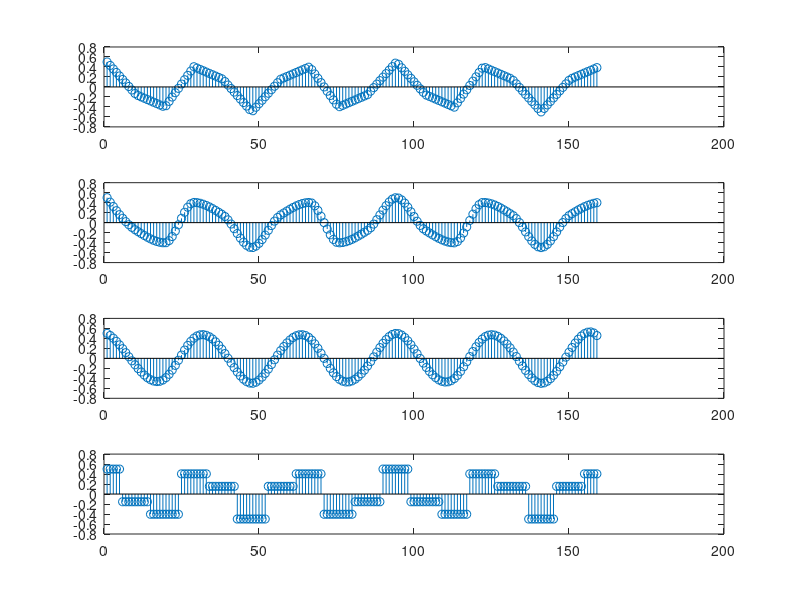

Reproduce this figure in MATLAB.
%assign 4 - different interpolation techniques

Fs=1e5;
f=3e3;
n=0:1:ceil(5*Fs/f);
A=0.5;
Xs = A.*cos(2*pi*f*n*(1/Fs));
Fs1=1e4;
n1=0:1:ceil(5*Fs1/f);
Xs1 = A.*cos(2*pi*f*n1*(1/Fs1));

b1 = 1:length(n1);   % 1:length(x2) --> Fs = 1e4
b2 = 1:length(n1)/length(n):length(n1);  % 1:length(x1) --> Fs = 1e5

y1 = interp1(b1,Xs1,b2);
subplot(4,1,1);
stem(y1);

y2 = interp1(b1,Xs1,b2,"pchip");
subplot(4,1,2);
stem(y2);

y3 = interp1(b1,Xs1,b2,"spline");
subplot(4,1,3);
stem(y3);

y4 = interp1(b1,Xs1,b2,"nearest");
subplot(4,1,4);
stem(y4);